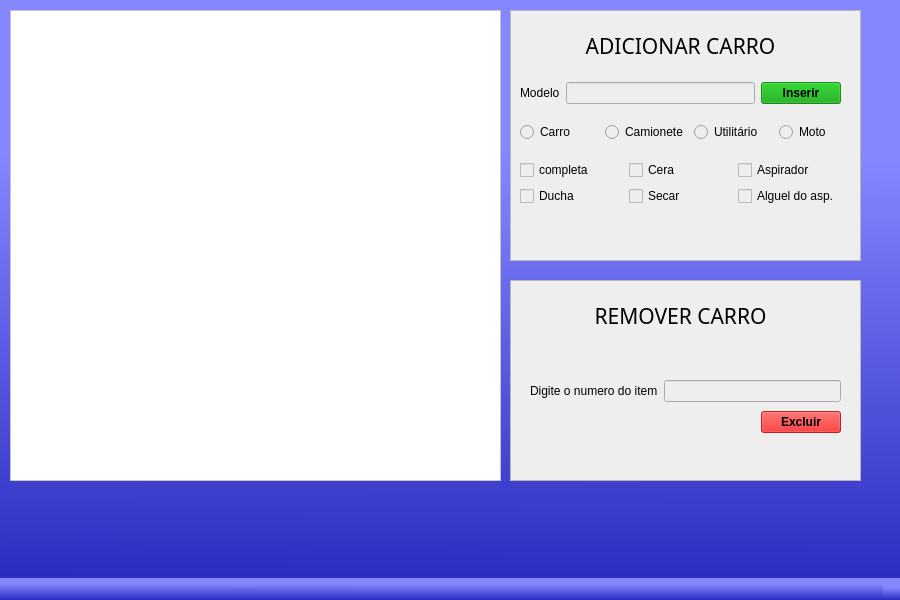
<?xml version="1.0" encoding="UTF-8"?>
<ui version="4.0">
 <class>MainWindow</class>
 <widget class="QMainWindow" name="MainWindow">
  <property name="geometry">
   <rect>
    <x>0</x>
    <y>0</y>
    <width>900</width>
    <height>600</height>
   </rect>
  </property>
  <property name="sizePolicy">
   <sizepolicy hsizetype="Preferred" vsizetype="Preferred">
    <horstretch>0</horstretch>
    <verstretch>0</verstretch>
   </sizepolicy>
  </property>
  <property name="windowTitle">
   <string>Alpha</string>
  </property>
  <property name="styleSheet">
   <string notr="true">background-color: qlineargradient(spread:pad, x1:0.577, y1:1, x2:0.587, y2:0.085, stop:0 rgba(44, 44, 194, 255), stop:0.801136 rgba(133, 135, 255, 255));</string>
  </property>
  <property name="unifiedTitleAndToolBarOnMac">
   <bool>false</bool>
  </property>
  <widget class="QWidget" name="centralwidget">
   <property name="sizePolicy">
    <sizepolicy hsizetype="Maximum" vsizetype="Maximum">
     <horstretch>0</horstretch>
     <verstretch>0</verstretch>
    </sizepolicy>
   </property>
   <widget class="QListWidget" name="listWidget">
    <property name="geometry">
     <rect>
      <x>10</x>
      <y>10</y>
      <width>491</width>
      <height>471</height>
     </rect>
    </property>
    <property name="styleSheet">
     <string notr="true">background-color:rgb(255, 255, 255)</string>
    </property>
   </widget>
   <widget class="QFrame" name="frame">
    <property name="geometry">
     <rect>
      <x>510</x>
      <y>10</y>
      <width>351</width>
      <height>251</height>
     </rect>
    </property>
    <property name="styleSheet">
     <string notr="true">background-color: rgb(238, 238, 238);</string>
    </property>
    <property name="frameShape">
     <enum>QFrame::StyledPanel</enum>
    </property>
    <property name="frameShadow">
     <enum>QFrame::Raised</enum>
    </property>
    <widget class="QLabel" name="label_3">
     <property name="geometry">
      <rect>
       <x>50</x>
       <y>20</y>
       <width>241</width>
       <height>31</height>
      </rect>
     </property>
     <property name="sizePolicy">
      <sizepolicy hsizetype="Preferred" vsizetype="Preferred">
       <horstretch>0</horstretch>
       <verstretch>0</verstretch>
      </sizepolicy>
     </property>
     <property name="font">
      <font>
       <family>Segoe UI Black</family>
       <pointsize>16</pointsize>
       <weight>50</weight>
       <italic>false</italic>
       <bold>false</bold>
       <underline>false</underline>
       <strikeout>false</strikeout>
       <kerning>true</kerning>
      </font>
     </property>
     <property name="autoFillBackground">
      <bool>false</bool>
     </property>
     <property name="styleSheet">
      <string notr="true"/>
     </property>
     <property name="text">
      <string>ADICIONAR CARRO</string>
     </property>
     <property name="alignment">
      <set>Qt::AlignCenter</set>
     </property>
    </widget>
    <widget class="QWidget" name="layoutWidget">
     <property name="geometry">
      <rect>
       <x>10</x>
       <y>60</y>
       <width>321</width>
       <height>151</height>
      </rect>
     </property>
     <layout class="QVBoxLayout" name="verticalLayout">
      <item>
       <layout class="QHBoxLayout" name="horizontalLayout">
        <item>
         <widget class="QLabel" name="label">
          <property name="text">
           <string>Modelo</string>
          </property>
         </widget>
        </item>
        <item>
         <widget class="QLineEdit" name="le_modelo">
          <property name="sizePolicy">
           <sizepolicy hsizetype="Expanding" vsizetype="Fixed">
            <horstretch>0</horstretch>
            <verstretch>0</verstretch>
           </sizepolicy>
          </property>
         </widget>
        </item>
        <item>
         <widget class="QPushButton" name="btn_inserir">
          <property name="font">
           <font>
            <weight>75</weight>
            <bold>true</bold>
           </font>
          </property>
          <property name="styleSheet">
           <string notr="true">background-color: rgb(0, 159, 0,200);</string>
          </property>
          <property name="text">
           <string>Inserir</string>
          </property>
         </widget>
        </item>
       </layout>
      </item>
      <item>
       <layout class="QHBoxLayout" name="horizontalLayout_2">
        <item>
         <widget class="QRadioButton" name="rb_carro">
          <property name="sizePolicy">
           <sizepolicy hsizetype="Minimum" vsizetype="Fixed">
            <horstretch>0</horstretch>
            <verstretch>0</verstretch>
           </sizepolicy>
          </property>
          <property name="text">
           <string>Carro</string>
          </property>
         </widget>
        </item>
        <item>
         <widget class="QRadioButton" name="rb_camionete">
          <property name="sizePolicy">
           <sizepolicy hsizetype="Minimum" vsizetype="Fixed">
            <horstretch>0</horstretch>
            <verstretch>0</verstretch>
           </sizepolicy>
          </property>
          <property name="layoutDirection">
           <enum>Qt::LeftToRight</enum>
          </property>
          <property name="text">
           <string>Camionete</string>
          </property>
         </widget>
        </item>
        <item>
         <widget class="QRadioButton" name="rb_utilitario">
          <property name="text">
           <string>Utilitário</string>
          </property>
         </widget>
        </item>
        <item>
         <widget class="QRadioButton" name="rb_moto">
          <property name="sizePolicy">
           <sizepolicy hsizetype="Fixed" vsizetype="Fixed">
            <horstretch>0</horstretch>
            <verstretch>0</verstretch>
           </sizepolicy>
          </property>
          <property name="layoutDirection">
           <enum>Qt::LeftToRight</enum>
          </property>
          <property name="text">
           <string>Moto   </string>
          </property>
         </widget>
        </item>
       </layout>
      </item>
      <item>
       <layout class="QGridLayout" name="gridLayout">
        <item row="0" column="0">
         <widget class="QCheckBox" name="ck_completa">
          <property name="text">
           <string>completa</string>
          </property>
         </widget>
        </item>
        <item row="0" column="1">
         <widget class="QCheckBox" name="ck_cera">
          <property name="text">
           <string>Cera</string>
          </property>
         </widget>
        </item>
        <item row="0" column="2">
         <widget class="QCheckBox" name="ck_aspirador">
          <property name="text">
           <string>Aspirador</string>
          </property>
          <property name="checkable">
           <bool>true</bool>
          </property>
          <property name="checked">
           <bool>false</bool>
          </property>
          <property name="tristate">
           <bool>false</bool>
          </property>
         </widget>
        </item>
        <item row="1" column="0">
         <widget class="QCheckBox" name="ck_ducha">
          <property name="text">
           <string>Ducha</string>
          </property>
         </widget>
        </item>
        <item row="1" column="1">
         <widget class="QCheckBox" name="ck_secar">
          <property name="text">
           <string>Secar</string>
          </property>
         </widget>
        </item>
        <item row="1" column="2">
         <widget class="QCheckBox" name="ck_aluguel">
          <property name="enabled">
           <bool>true</bool>
          </property>
          <property name="text">
           <string>Alguel do asp.</string>
          </property>
         </widget>
        </item>
       </layout>
      </item>
     </layout>
    </widget>
   </widget>
   <widget class="QFrame" name="frame_2">
    <property name="geometry">
     <rect>
      <x>510</x>
      <y>280</y>
      <width>351</width>
      <height>201</height>
     </rect>
    </property>
    <property name="styleSheet">
     <string notr="true">background-color: rgb(238, 238, 238);</string>
    </property>
    <property name="frameShape">
     <enum>QFrame::StyledPanel</enum>
    </property>
    <property name="frameShadow">
     <enum>QFrame::Raised</enum>
    </property>
    <widget class="QWidget" name="layoutWidget">
     <property name="geometry">
      <rect>
       <x>20</x>
       <y>100</y>
       <width>311</width>
       <height>22</height>
      </rect>
     </property>
     <layout class="QHBoxLayout" name="horizontalLayout_3">
      <item>
       <widget class="QLabel" name="label_2">
        <property name="frameShape">
         <enum>QFrame::NoFrame</enum>
        </property>
        <property name="frameShadow">
         <enum>QFrame::Plain</enum>
        </property>
        <property name="lineWidth">
         <number>1</number>
        </property>
        <property name="text">
         <string>Digite o numero do item</string>
        </property>
       </widget>
      </item>
      <item>
       <widget class="QLineEdit" name="le_excluirItem">
        <property name="text">
         <string/>
        </property>
        <property name="frame">
         <bool>true</bool>
        </property>
       </widget>
      </item>
     </layout>
    </widget>
    <widget class="QLabel" name="label_4">
     <property name="geometry">
      <rect>
       <x>50</x>
       <y>20</y>
       <width>241</width>
       <height>31</height>
      </rect>
     </property>
     <property name="sizePolicy">
      <sizepolicy hsizetype="Preferred" vsizetype="Preferred">
       <horstretch>0</horstretch>
       <verstretch>0</verstretch>
      </sizepolicy>
     </property>
     <property name="font">
      <font>
       <family>Segoe UI Black</family>
       <pointsize>16</pointsize>
       <weight>50</weight>
       <italic>false</italic>
       <bold>false</bold>
       <underline>false</underline>
       <strikeout>false</strikeout>
       <kerning>true</kerning>
      </font>
     </property>
     <property name="autoFillBackground">
      <bool>false</bool>
     </property>
     <property name="styleSheet">
      <string notr="true"/>
     </property>
     <property name="text">
      <string>REMOVER CARRO</string>
     </property>
     <property name="alignment">
      <set>Qt::AlignCenter</set>
     </property>
    </widget>
    <widget class="QWidget" name="layoutWidget">
     <property name="geometry">
      <rect>
       <x>20</x>
       <y>130</y>
       <width>311</width>
       <height>25</height>
      </rect>
     </property>
     <layout class="QHBoxLayout" name="horizontalLayout_4">
      <item>
       <spacer name="horizontalSpacer">
        <property name="orientation">
         <enum>Qt::Horizontal</enum>
        </property>
        <property name="sizeHint" stdset="0">
         <size>
          <width>228</width>
          <height>20</height>
         </size>
        </property>
       </spacer>
      </item>
      <item>
       <widget class="QPushButton" name="btn_excluir">
        <property name="font">
         <font>
          <weight>75</weight>
          <bold>true</bold>
         </font>
        </property>
        <property name="styleSheet">
         <string notr="true">background-color: rgb(229, 0, 0,200);</string>
        </property>
        <property name="text">
         <string>Excluir</string>
        </property>
       </widget>
      </item>
     </layout>
    </widget>
   </widget>
   <zorder>frame</zorder>
   <zorder>listWidget</zorder>
   <zorder>frame_2</zorder>
  </widget>
  <widget class="QMenuBar" name="menubar">
   <property name="geometry">
    <rect>
     <x>0</x>
     <y>0</y>
     <width>900</width>
     <height>20</height>
    </rect>
   </property>
  </widget>
  <widget class="QStatusBar" name="statusbar"/>
 </widget>
 <resources/>
 <connections/>
</ui>
